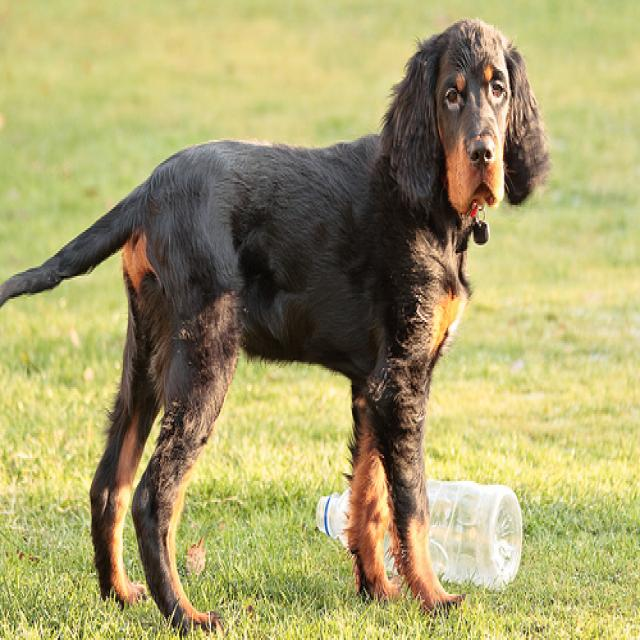
%> input picture dog/Gordon_setter_05271_jpg.rf.119f30130ee9eb37d48c3505bbdfb25a.jpg, 640 x 640 px
$ octave --eval "result = targetExtraction_KMeans(imread('Gordon_setter_05271_jpg.rf.119f30130ee9eb37d48c3505bbdfb25a.jpg'));"   (GNU Octave 9; MATLAB toolbox functions it lacks are replaced by stand-ins)
%> lines starting %> are read from the running program, lines starting %| are printed output that depends on the picture; in (x1, y1, x2, y2) boxes, pixels count from 0 and x2, y2 are one past the last pixel; in counts of white or black regions, pixels touching at a corner belong together; the program's own positions count from 1
function [dogMask, extracted_img] = targetExtraction_KMeans(I)
    % targetExtraction 对目标图片进行目标提取
    %
    % 输入：
    %   I - 输入图像，可以是彩色图像或灰度图像
    %
    % 输出：
    %   dogMask - 二值掩码，前景（目标）为1，背景为0
    %   extracted_img - 应用掩码后的彩色图像，背景为黑色，前景为原色


    % 检查输入图像是否为彩色图像，如果是，转换为 Lab 颜色空间
    if size(I, 3) == 3
        I_lab = rgb2lab(I);
%> I_lab: size 640x640x3 double; mean of channels 1, 2, 3 64.8, -5, 28.1
    else
        I_lab = I;
    end

    % 将图像重塑为二维矩阵，每行是一个像素的特征
    if size(I_lab, 3) == 3
        pixels = reshape(I_lab, [], 3);
    else
        pixels = double(I_lab(:));
    end

    % 设置聚类数目为2（前景和背景）
    K = 2;

    % 应用 K-means 聚类
    fprintf('正在进行 K-means 聚类，请稍候...\n');
    [cluster_idx, ~] = kmeans(pixels, K, 'Replicates', 10, 'MaxIter', 400);

    % 将聚类结果重新转换为图像格式
    clusterImage = reshape(cluster_idx, size(I,1), size(I,2));
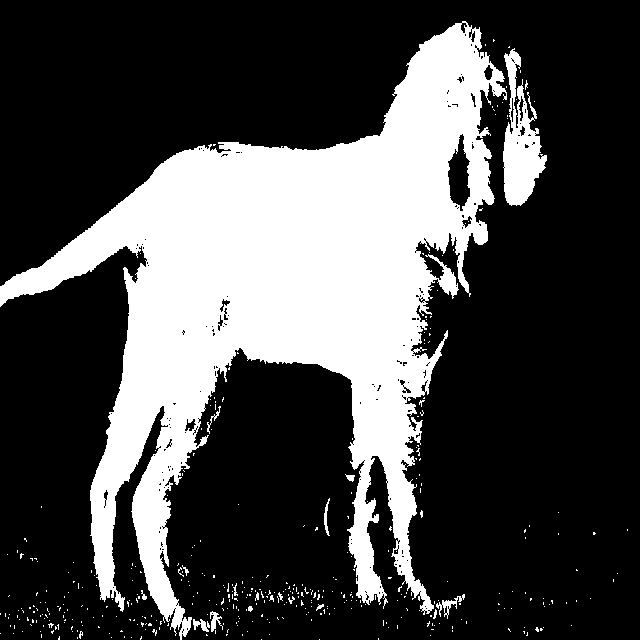
%> clusterImage: size 640x640 double; values 1 (black) and 2 (white), 28.5% white; 408 white regions (391 under 20 px), largest, box (x1, y1, x2, y2) and area: (0, 21, 507, 640) 111213, (503, 48, 547, 206) 3448, (436, 594, 465, 619) 190

    % 显示聚类结果供用户选择前景类别
    hFig = figure('Name','K-means 聚类结果','NumberTitle','off','Visible','on');
    hAx = axes('Parent',hFig);
    imshow(label2rgb(clusterImage),'Parent',hAx);
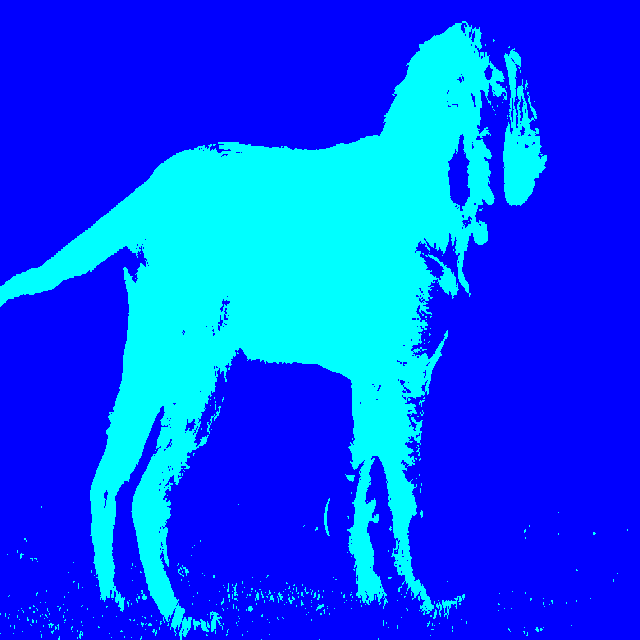
%> displayed picture: size 640x640x3, on the screen's scale of 0 to 255; mean R, G, B 0, 72.7, 255
    title(hAx,'K-means 聚类结果');

    % 让用户点击图像中的一个点以选择前景类别
    disp('请点击目标所在的区域以选择前景类别...');
%> (the run ends here)
